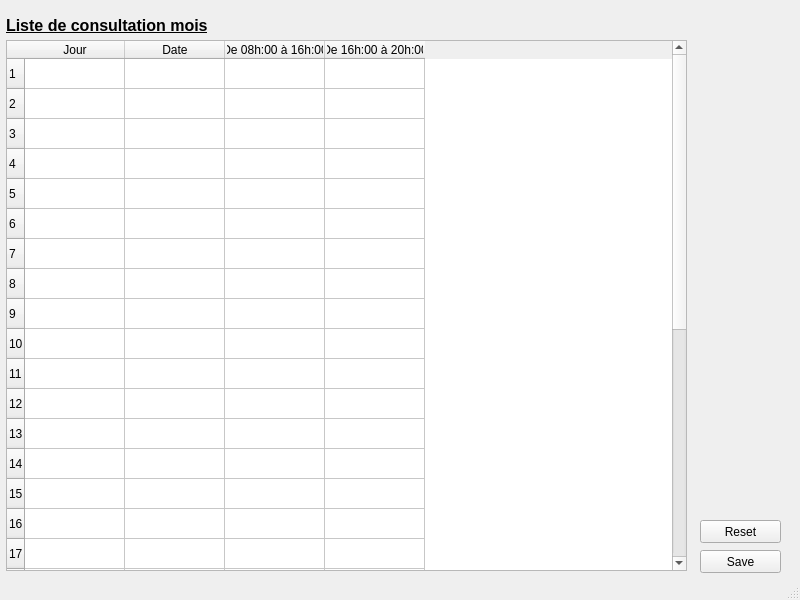
<?xml version="1.0" encoding="UTF-8"?>
<ui version="4.0">
 <class>MainWindow</class>
 <widget class="QMainWindow" name="MainWindow">
  <property name="geometry">
   <rect>
    <x>0</x>
    <y>0</y>
    <width>800</width>
    <height>600</height>
   </rect>
  </property>
  <property name="sizePolicy">
   <sizepolicy hsizetype="Fixed" vsizetype="Fixed">
    <horstretch>0</horstretch>
    <verstretch>0</verstretch>
   </sizepolicy>
  </property>
  <property name="minimumSize">
   <size>
    <width>800</width>
    <height>600</height>
   </size>
  </property>
  <property name="maximumSize">
   <size>
    <width>800</width>
    <height>600</height>
   </size>
  </property>
  <property name="windowTitle">
   <string>Planing de consultation dentiste</string>
  </property>
  <widget class="QWidget" name="centralwidget">
   <widget class="QTableWidget" name="tableWidget">
    <property name="geometry">
     <rect>
      <x>6</x>
      <y>40</y>
      <width>681</width>
      <height>531</height>
     </rect>
    </property>
    <property name="editTriggers">
     <set>QAbstractItemView::NoEditTriggers</set>
    </property>
    <property name="selectionMode">
     <enum>QAbstractItemView::NoSelection</enum>
    </property>
    <row>
     <property name="text">
      <string>1</string>
     </property>
    </row>
    <row>
     <property name="text">
      <string>2</string>
     </property>
    </row>
    <row>
     <property name="text">
      <string>3</string>
     </property>
    </row>
    <row>
     <property name="text">
      <string>4</string>
     </property>
    </row>
    <row>
     <property name="text">
      <string>5</string>
     </property>
    </row>
    <row>
     <property name="text">
      <string>6</string>
     </property>
    </row>
    <row>
     <property name="text">
      <string>7</string>
     </property>
    </row>
    <row>
     <property name="text">
      <string>8</string>
     </property>
    </row>
    <row>
     <property name="text">
      <string>9</string>
     </property>
    </row>
    <row>
     <property name="text">
      <string>10</string>
     </property>
    </row>
    <row>
     <property name="text">
      <string>11</string>
     </property>
    </row>
    <row>
     <property name="text">
      <string>12</string>
     </property>
    </row>
    <row>
     <property name="text">
      <string>13</string>
     </property>
    </row>
    <row>
     <property name="text">
      <string>14</string>
     </property>
    </row>
    <row>
     <property name="text">
      <string>15</string>
     </property>
    </row>
    <row>
     <property name="text">
      <string>16</string>
     </property>
    </row>
    <row>
     <property name="text">
      <string>17</string>
     </property>
    </row>
    <row>
     <property name="text">
      <string>18</string>
     </property>
    </row>
    <row>
     <property name="text">
      <string>19</string>
     </property>
    </row>
    <row>
     <property name="text">
      <string>20</string>
     </property>
    </row>
    <row>
     <property name="text">
      <string>21</string>
     </property>
    </row>
    <row>
     <property name="text">
      <string>22</string>
     </property>
    </row>
    <row>
     <property name="text">
      <string>23</string>
     </property>
    </row>
    <row>
     <property name="text">
      <string>24</string>
     </property>
    </row>
    <row>
     <property name="text">
      <string>25</string>
     </property>
    </row>
    <row>
     <property name="text">
      <string>26</string>
     </property>
    </row>
    <row>
     <property name="text">
      <string>27</string>
     </property>
    </row>
    <row>
     <property name="text">
      <string>28</string>
     </property>
    </row>
    <row>
     <property name="text">
      <string>29</string>
     </property>
    </row>
    <row>
     <property name="text">
      <string>30</string>
     </property>
    </row>
    <row>
     <property name="text">
      <string>31</string>
     </property>
    </row>
    <column>
     <property name="text">
      <string>Jour</string>
     </property>
    </column>
    <column>
     <property name="text">
      <string>Date</string>
     </property>
    </column>
    <column>
     <property name="text">
      <string>De 08h:00 à 16h:00</string>
     </property>
    </column>
    <column>
     <property name="text">
      <string>De 16h:00 à 20h:00</string>
     </property>
    </column>
   </widget>
   <widget class="QLabel" name="label">
    <property name="geometry">
     <rect>
      <x>6</x>
      <y>10</y>
      <width>441</width>
      <height>31</height>
     </rect>
    </property>
    <property name="font">
     <font>
      <pointsize>12</pointsize>
      <weight>75</weight>
      <italic>false</italic>
      <bold>true</bold>
      <underline>true</underline>
     </font>
    </property>
    <property name="text">
     <string>Liste de consultation mois</string>
    </property>
    <property name="alignment">
     <set>Qt::AlignLeading|Qt::AlignLeft|Qt::AlignVCenter</set>
    </property>
   </widget>
   <widget class="QPushButton" name="pushButton">
    <property name="geometry">
     <rect>
      <x>700</x>
      <y>550</y>
      <width>81</width>
      <height>23</height>
     </rect>
    </property>
    <property name="text">
     <string>Save</string>
    </property>
   </widget>
   <widget class="QPushButton" name="pushButton_2">
    <property name="geometry">
     <rect>
      <x>700</x>
      <y>520</y>
      <width>81</width>
      <height>23</height>
     </rect>
    </property>
    <property name="text">
     <string>Reset</string>
    </property>
   </widget>
  </widget>
  <widget class="QStatusBar" name="statusbar"/>
 </widget>
 <resources/>
 <connections/>
</ui>
